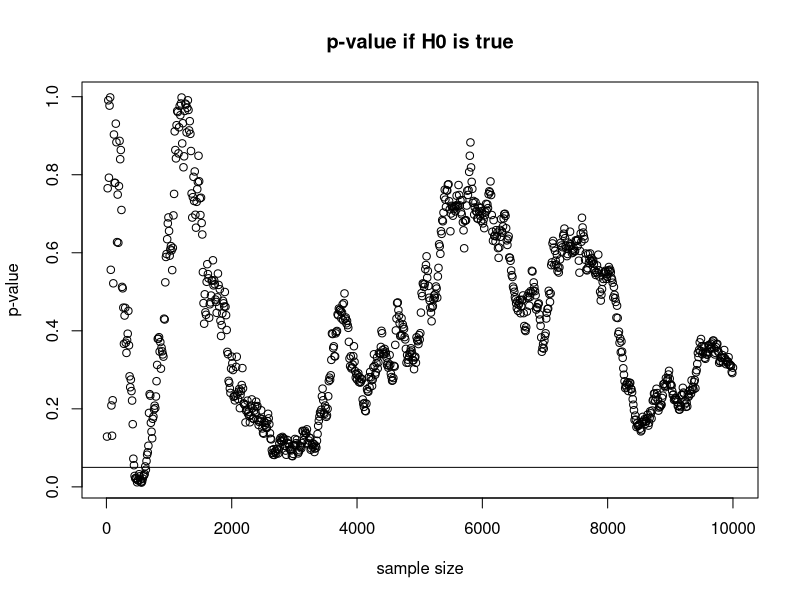
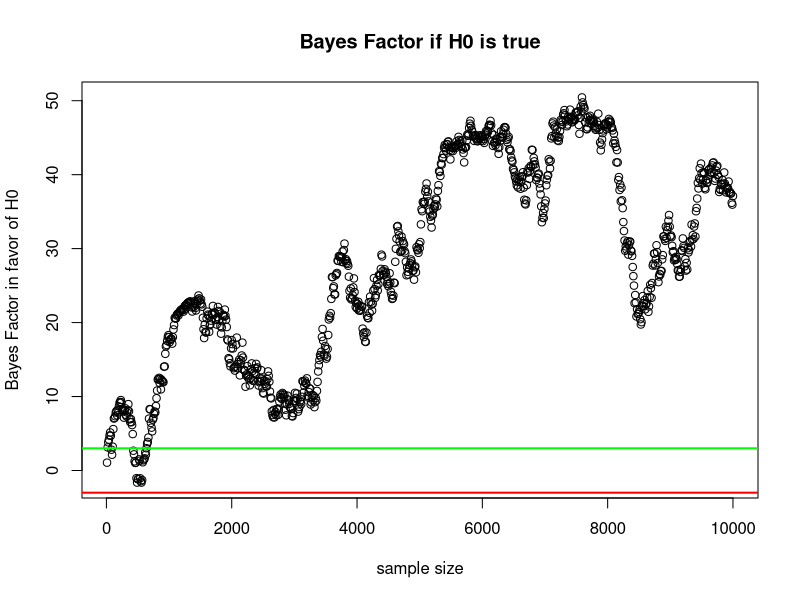
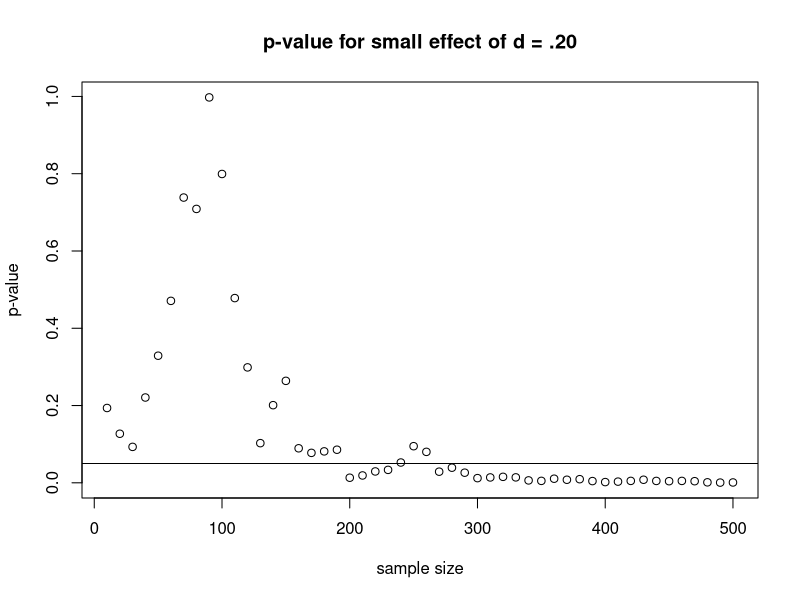
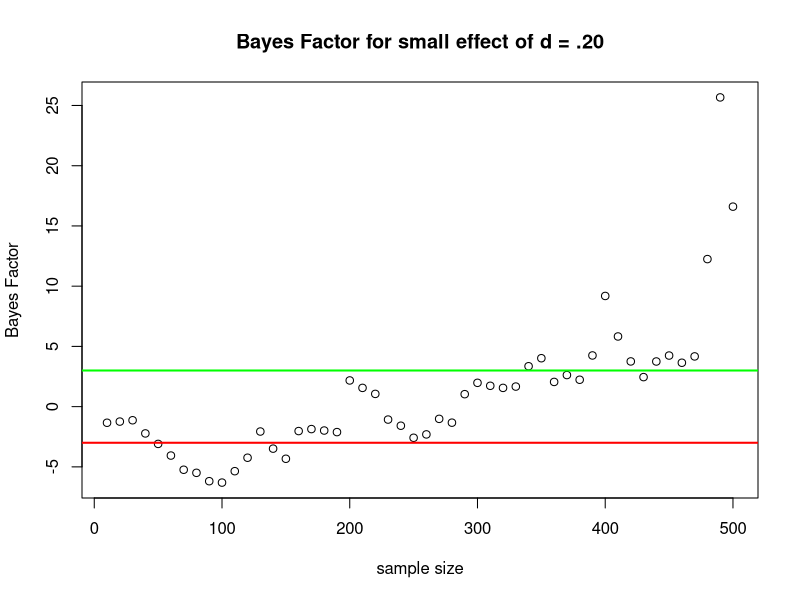

These charts were generated, in order, by the following R code:
## ---- chunk 1
require(knitr)
require(BayesFactor)
knitr::opts_chunk$set(echo =T, warning = F, cache = F)
options(width = 80)
options(scipen = 10)
devAskNewPage(ask = FALSE)
## ---- chunk 2
h0 <- dbinom(60,100,0.5)  # get the probability of the data (i.e. 60 women) under H0
h1 <- dbinom(60, 100, seq(0,1, length.out = 1e6))  # probability of the data under H1 = uniform prior
h1_p <- sum(h1)/length(h1)  # marginalize the probabilities under H1
h0/h1_p # Bayes Factor of H0 over H1
## ---- chunk 3

set.seed(111) # make plot reproducible
g1 <- c() # create group 1
g2 <- c() # create group 2
pval_vec <- c() # collection of p-values
bf_vec <- c() # collection of BFs
for(i in 1:1000){
  g1_add <- rnorm(10,10,5) # add 10 participants to group 1
  g2_add <- rnorm(10,10,5) # add 10 participants to group 2
  g1 <- append(g1, g1_add)
  g2 <- append(g2, g2_add)
  pval <- t.test(g1,g2,paired = F, equal.var = T)$p.value # get p-value for current sample and store
  pval_vec <- append(pval_vec, pval) 
  bfac <- exp(ttestBF(g1,g2, paired = F)@bayesFactor$bf)# get BF for current sample and store (is returned as log-bf therefore exponentiate)
  bf_vec <- append(bf_vec, bfac)
}


n_test <- seq(10,1e4, by = 10) # x-axis for plot

# plot p-values
plot(n_test, pval_vec, main = "p-value if H0 is true", xlab = "sample size", ylab = "p-value")
abline(h = .05)

# plot BF
bf_vec_plot <- ifelse(bf_vec < 1, (1/bf_vec), -bf_vec) # convert BFs in favor of H1 from fractions to negative numbers
plot(n_test, bf_vec_plot, main = "Bayes Factor if H0 is true", xlab = "sample size", ylab = "Bayes Factor in favor of H0")
abline(h = 3, col = "green", lwd = 2)
abline(h = -3, col = "red", lwd = 2)

## ---- chunk 4

set.seed(999) # make plot reproducible

g3 <- c() # create group 1
g4 <- c() # create group 2
pval_vec2 <- c()
bf_vec2 <- c()
for(i in 1:1000){
  g3_add <- rnorm(10,11,5) # add 10 participants to group 1
  g4_add <- rnorm(10,10,5) # add 10 participants to group 2
  g3 <- append(g3, g3_add)
  g4 <- append(g4, g4_add)
  pval <- t.test(g3,g4,paired = F, equal.var = T)$p.value # get p-value for current sample and store
  pval_vec2 <- append(pval_vec2, pval)
  bfac <- exp(ttestBF(g3,g4, paired = F)@bayesFactor$bf) # get BF for current sample and store (is returned as log-bf therefore exponentiate)
  bf_vec2 <- append(bf_vec2, bfac)
}

bf_vec2_plot <- ifelse(bf_vec2 < 1, -(1/bf_vec2), bf_vec2)

# plot p-values
plot(n_test[1:50], pval_vec2[1:50], main = "p-value for small effect of d = .20", xlab = "sample size", ylab = "p-value")
abline(h = .05)

# plot BF
plot(n_test[1:50], bf_vec2_plot[1:50], main = "Bayes Factor for small effect of d = .20", xlab = "sample size", ylab = "Bayes Factor")
abline(h = 3, col = "green", lwd = 2)
abline(h = -3, col = "red", lwd = 2)
